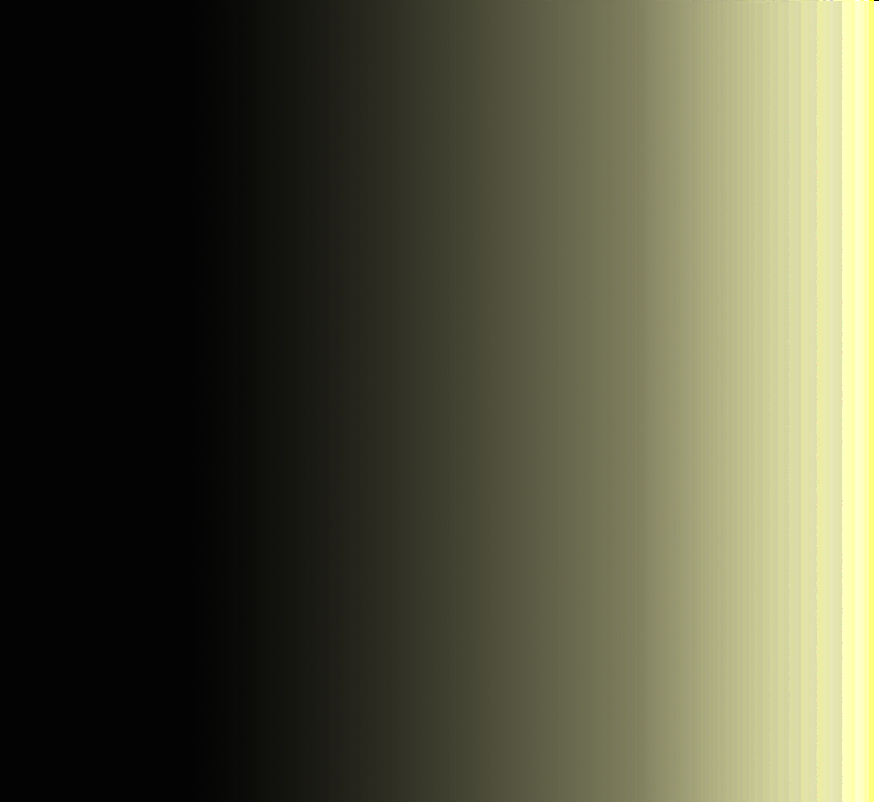
#> input picture gradient.png, 879 x 802 px, shrunk from 1544 x 1409 before the run
$ python threshold.py
#> lines starting #> are read from the running program, lines starting #| are printed output that depends on the picture; after the words box and inside, x2 and y2 are one past the last pixel; in counts of white or black regions, pixels touching at a corner belong together
import cv2
image = cv2.imread('gradient.png',0)
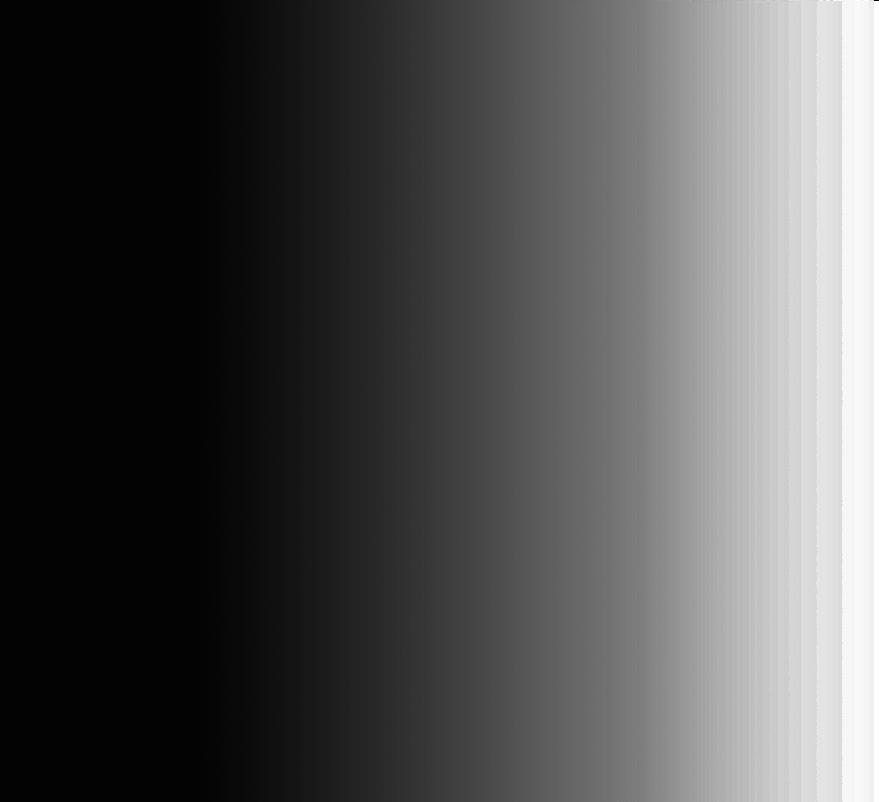
#> image: shape (802, 879); min 0, max 255, mean 81.3
ret,thresh=cv2.threshold(image,60,255,cv2.THRESH_BINARY)
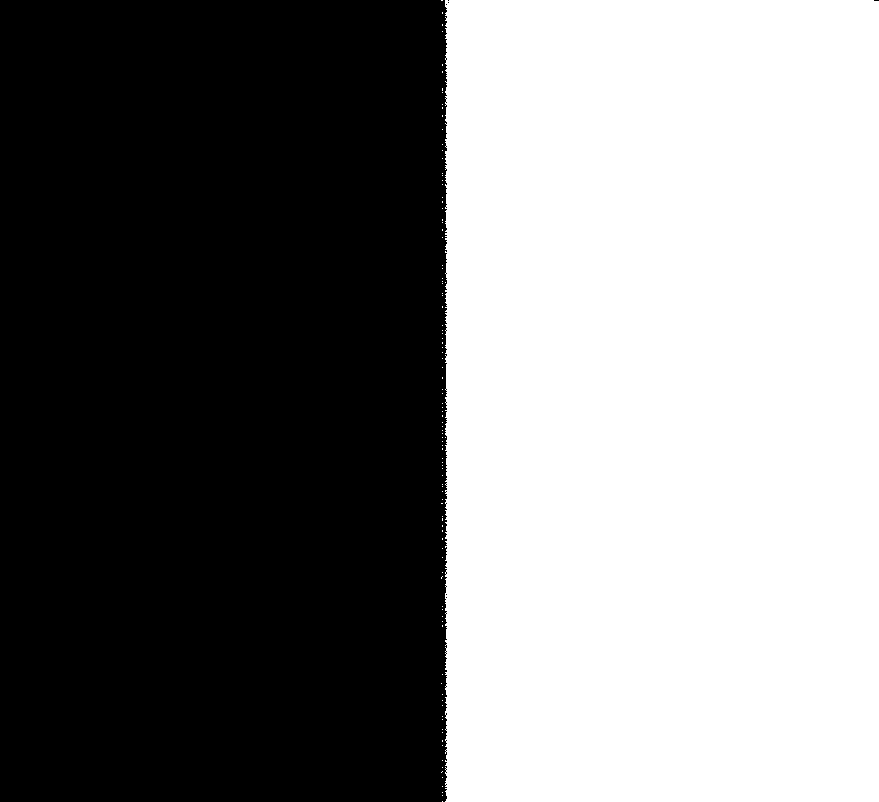
#> thresh: shape (802, 879); 49.3% white; 104 white regions (103 under 20 px), largest, box (x1, y1, x2, y2) and area: (445, 0, 879, 802) 347245
cv2.imshow("image",image)
cv2.imshow("thresh",thresh)
cv2.waitKey(0)
cv2.destroyAllWindows()

$ run again, with images (6).png copied over gradient.png
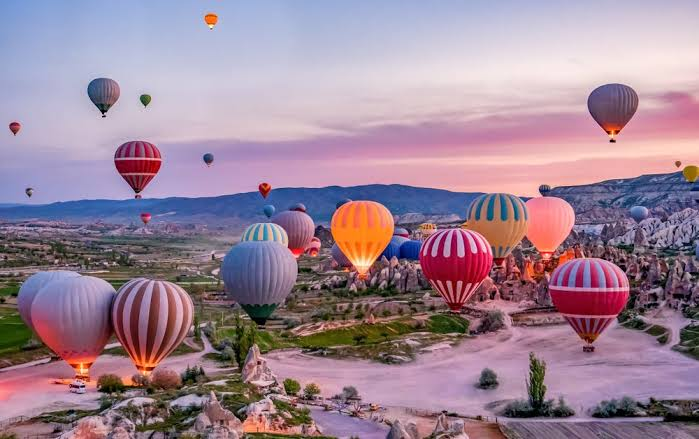
#> input picture images (6).png, 699 x 439 px
#> `image = cv2.imread('gradient.png',0)`:
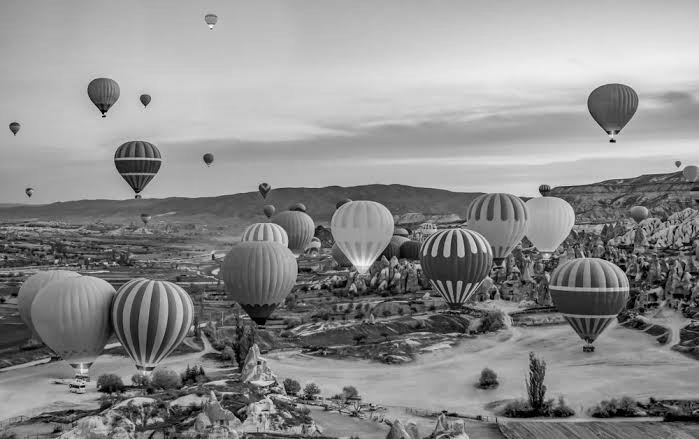
#> image: shape (439, 699); min 0, max 250, mean 141.6
#> `ret,thresh=cv2.threshold(image,60,255,cv2.THRESH_BINARY)`:
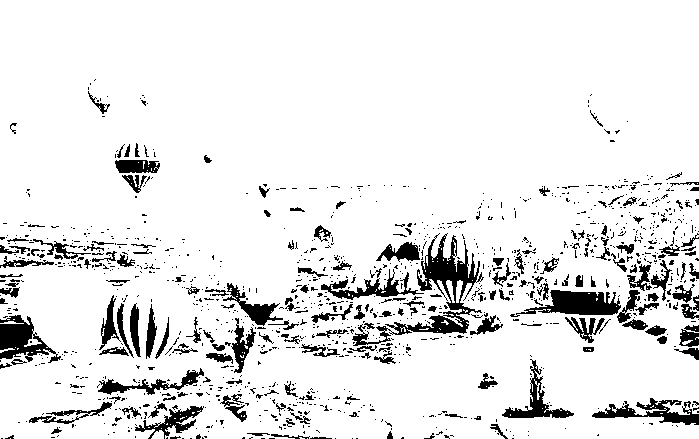
#> thresh: shape (439, 699); 90.4% white; 1228 black regions (1042 under 20 px), largest, box (x1, y1, x2, y2) and area: (352, 233, 484, 346) 3065, (510, 290, 621, 317) 1560, (0, 315, 61, 363) 1397
